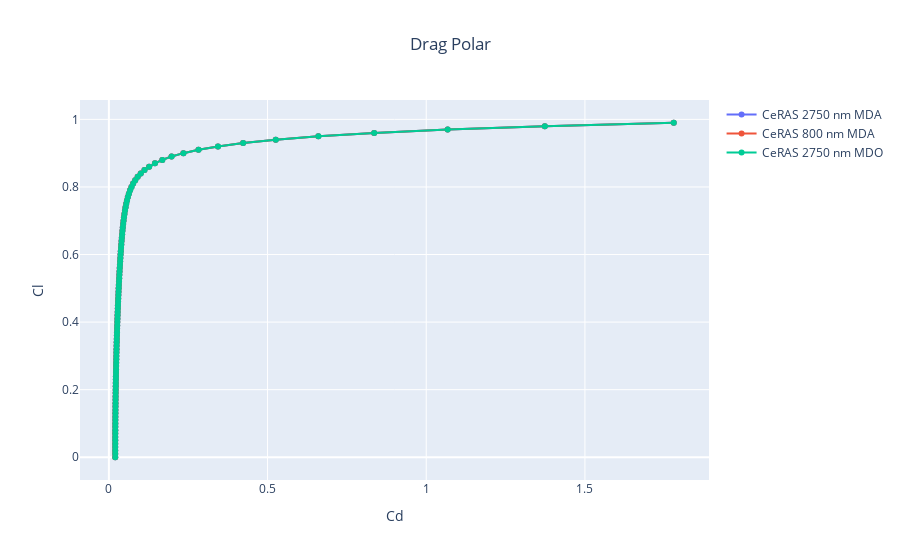

This figure's notebook cell:
### Markdown cell above
## 2. Aerodynamic plots

### Code cell
fig = drag_polar_plot(CeRAS_2750nm_MDA_OUTPUT_FILE, name='CeRAS 2750 nm MDA')
fig = drag_polar_plot(CeRAS_800nm_MDA_OUTPUT_FILE, name='CeRAS 800 nm MDA', fig=fig)
fig = drag_polar_plot(CeRAS_2750nm_MDO_OUTPUT_FILE, name='CeRAS 2750 nm MDO', fig=fig)
fig.show()
